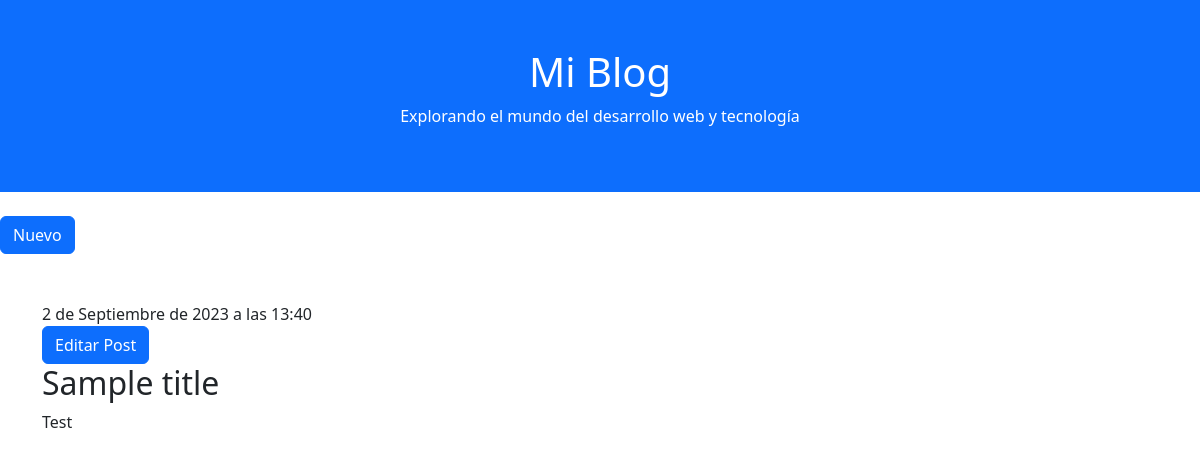
The app's page /post/2/ with its own data.
### blog/models.py (models this page shows, shortened)
class Post(models.Model):
    author = models.ForeignKey(settings.AUTH_USER_MODEL, on_delete=models.CASCADE)
    title = models.CharField(("Titulo"),max_length=200)
    text = models.TextField(("Texto "),max_length=1000)
    created_date = models.DateTimeField(
            default=timezone.now)
    published_date = models.DateTimeField(
            blank=True, null=True)

### blog/views.py (the view)
# urls.py: path('post/<int:pk>/', views.post_detail, name='post_detail'),
def post_detail (request, pk):
    post = get_object_or_404(Post, pk=pk)
    return render(request, 'blog/post_detail.html', {'post': post})

### blog/templates/blog/post_detail.html (shortened to what this page needs)
{% extends 'blog/blog.html' %}
{% block content %}
    <div class="post">
        {% if post.published_date %}
            <div class="date">
                {{ post.published_date }}
            </div>
        {% endif %}
        <a class="btn btn-primary" href="{% url 'post_edit' pk=post.pk %}">
             Editar Post
        </a>
        <h2>{{ post.title }}</h2>
        <p>{{ post.text|linebreaksbr }}</p>
    </div>
{% endblock %}

### records on screen
Post: published_date "2 de Septiembre de 2023 a las 13:40", title "Sample title", text "Test"
